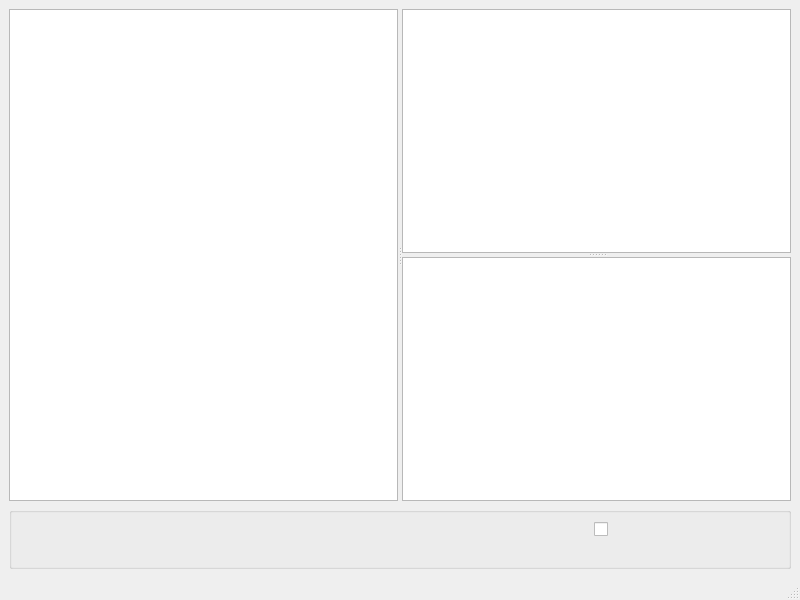
<?xml version="1.0" encoding="UTF-8"?>
<ui version="4.0">
 <class>MainWindow</class>
 <widget class="QMainWindow" name="MainWindow">
  <property name="geometry">
   <rect>
    <x>0</x>
    <y>0</y>
    <width>800</width>
    <height>600</height>
   </rect>
  </property>
  <property name="windowTitle">
   <string>MainWindow</string>
  </property>
  <widget class="QWidget" name="centralwidget">
   <layout class="QGridLayout" name="gridLayout_2">
    <item row="0" column="0">
     <widget class="QSplitter" name="splitter_2">
      <property name="orientation">
       <enum>Qt::Horizontal</enum>
      </property>
      <widget class="QTreeView" name="treeView"/>
      <widget class="QSplitter" name="splitter">
       <property name="orientation">
        <enum>Qt::Vertical</enum>
       </property>
       <widget class="QListView" name="listView"/>
       <widget class="QTableView" name="tableView"/>
      </widget>
     </widget>
    </item>
    <item row="1" column="0">
     <widget class="QGroupBox" name="groupBox">
      <property name="sizePolicy">
       <sizepolicy hsizetype="Preferred" vsizetype="Fixed">
        <horstretch>0</horstretch>
        <verstretch>0</verstretch>
       </sizepolicy>
      </property>
      <property name="title">
       <string/>
      </property>
      <layout class="QGridLayout" name="gridLayout">
       <item row="0" column="0">
        <widget class="QLabel" name="labFileName">
         <property name="text">
          <string/>
         </property>
        </widget>
       </item>
       <item row="0" column="1">
        <widget class="QLabel" name="labFileSize">
         <property name="text">
          <string/>
         </property>
        </widget>
       </item>
       <item row="0" column="2">
        <widget class="QLabel" name="labFileType">
         <property name="text">
          <string/>
         </property>
        </widget>
       </item>
       <item row="0" column="3">
        <widget class="QCheckBox" name="chkkIsDir">
         <property name="text">
          <string/>
         </property>
        </widget>
       </item>
       <item row="1" column="0">
        <widget class="QLabel" name="labPath">
         <property name="text">
          <string/>
         </property>
        </widget>
       </item>
      </layout>
     </widget>
    </item>
   </layout>
  </widget>
  <widget class="QMenuBar" name="menubar">
   <property name="geometry">
    <rect>
     <x>0</x>
     <y>0</y>
     <width>800</width>
     <height>20</height>
    </rect>
   </property>
  </widget>
  <widget class="QStatusBar" name="statusbar"/>
 </widget>
 <resources/>
 <connections/>
</ui>
